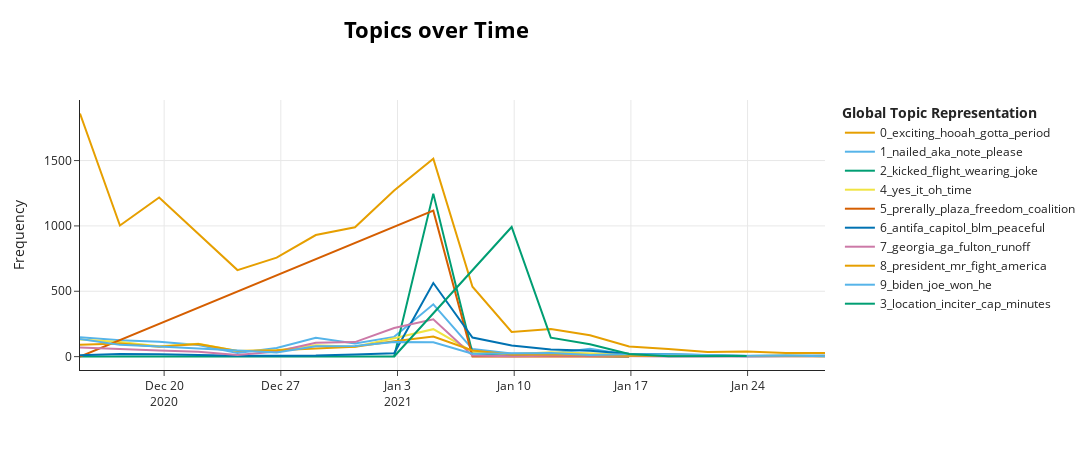

The notebook cell this image was saved under:
### Code cell
fig = topic_model.visualize_topics_over_time(topics_over_time, top_n_topics=10)
fig

### Figure 1 — Plotly figure (JSON) as saved in the notebook; plotly's stock layout.template omitted (floating-point values rounded to 4 significant figures)
{"data": [{"hoverinfo": "text", "hovertext": ["<b>Topic 0</b><br>Words: exciting, hooah, gotta, period, imagine", "<b>Topic 0</b><br>Words: cou, exciting, hooah, gotta, period", "<b>Topic 0</b><br>Words: hooah, period, exciting, gotta, imagine", "<b>Topic 0</b><br>Words: exciting, hooah, gotta, period, imagine", "<b>Topic 0</b><br>Words: exciting, hooah, gotta, period, imagine", "<b>Topic 0</b><br>Words: exciting, hooah, gotta, period, imagine", "<b>Topic 0</b><br>Words: exciting, hooah, gotta, period, imagine", "<b>Topic 0</b><br>Words: exciting, gotta, most, hooah, period", "<b>Topic 0</b><br>Words: exciting, hooah, gotta, period, imagine", "<b>Topic 0</b><br>Words: exciting, hooah, gotta, period, imagine", "<b>Topic 0</b><br>Words: imagine, exciting, hooah, gotta, period", "<b>Topic 0</b><br>Words: you, exciting, hooah, gotta, period", "<b>Topic 0</b><br>Words: exciting, hooah, gotta, period, imagine", "<b>Topic 0</b><br>Words: exciting, hooah, gotta, period, imagine", "<b>Topic 0</b><br>Words: exciting, hooah, gotta, period, imagine", "<b>Topic 0</b><br>Words: exciting, hooah, gotta, period, imagine", "<b>Topic 0</b><br>Words: exciting, hooah, gotta, period, imagine", "<b>Topic 0</b><br>Words: exciting, hooah, gotta, period, imagine", "<b>Topic 0</b><br>Words: exciting, hooah, gotta, period, imagine", "<b>Topic 0</b><br>Words: exciting, hooah, gotta, period, imagine"], "marker": {"color": "#E69F00"}, "mode": "lines", "name": "0_exciting_hooah_gotta_period", "type": "scatter", "x": ["2020-12-14T22:52:41.798000", "2020-12-17T08:23:52.100000", "2020-12-19T16:47:22.200000", "2020-12-22T01:10:52.300000", "2020-12-24T09:34:22.400000", "2020-12-26T17:57:52.500000", "2020-12-29T02:21:22.600000", "2020-12-31T10:44:52.700000", "2021-01-02T19:08:22.800000", "2021-01-05T03:31:52.900000", "2021-01-07T11:55:23", "2021-01-09T20:18:53.100000", "2021-01-12T04:42:23.200000", "2021-01-14T13:05:53.300000", "2021-01-16T21:29:23.400000", "2021-01-19T05:52:53.500000", "2021-01-21T14:16:23.600000", "2021-01-23T22:39:53.700000", "2021-01-26T07:03:23.800000", "2021-01-28T15:26:53.900000"], "y": [1860, 1003, 1217, 942, 662, 757, 930, 990, 1271, 1514, 535, 189, 212, 163, 78, 58, 36, 39, 28, 27]}, {"hoverinfo": "text", "hovertext": ["<b>Topic 1</b><br>Words: nailed, aka, note, please, it", "<b>Topic 1</b><br>Words: nailed, aka, note, it, please", "<b>Topic 1</b><br>Words: nailed, aka, note, please, it", "<b>Topic 1</b><br>Words: note, nailed, aka, please, it", "<b>Topic 1</b><br>Words: nailed, aka, note, please, it", "<b>Topic 1</b><br>Words: nailed, aka, note, please, it", "<b>Topic 1</b><br>Words: nailed, aka, note, please, it", "<b>Topic 1</b><br>Words: aka, please, nailed, note, it", "<b>Topic 1</b><br>Words: nailed, aka, note, please, it", "<b>Topic 1</b><br>Words: nailed, aka, note, please, it", "<b>Topic 1</b><br>Words: nailed, aka, note, please, it", "<b>Topic 1</b><br>Words: nailed, aka, note, please, it", "<b>Topic 1</b><br>Words: nailed, aka, note, please, it", "<b>Topic 1</b><br>Words: nailed, aka, note, please, it", "<b>Topic 1</b><br>Words: nailed, aka, note, please, it", "<b>Topic 1</b><br>Words: nailed, aka, note, please, it", "<b>Topic 1</b><br>Words: nailed, aka, note, please, it", "<b>Topic 1</b><br>Words: nailed, aka, note, please, it", "<b>Topic 1</b><br>Words: nailed, aka, note, please, it", "<b>Topic 1</b><br>Words: nailed, aka, note, please, it"], "marker": {"color": "#56B4E9"}, "mode": "lines", "name": "1_nailed_aka_note_please", "type": "scatter", "x": ["2020-12-14T22:52:41.798000", "2020-12-17T08:23:52.100000", "2020-12-19T16:47:22.200000", "2020-12-22T01:10:52.300000", "2020-12-24T09:34:22.400000", "2020-12-26T17:57:52.500000", "2020-12-29T02:21:22.600000", "2020-12-31T10:44:52.700000", "2021-01-02T19:08:22.800000", "2021-01-05T03:31:52.900000", "2021-01-07T11:55:23", "2021-01-09T20:18:53.100000", "2021-01-12T04:42:23.200000", "2021-01-14T13:05:53.300000", "2021-01-16T21:29:23.400000", "2021-01-19T05:52:53.500000", "2021-01-21T14:16:23.600000", "2021-01-23T22:39:53.700000", "2021-01-26T07:03:23.800000", "2021-01-28T15:26:53.900000"], "y": [149, 125, 114, 89, 28, 66, 145, 101, 151, 400, 58, 24, 24, 61, 15, 7, 10, 1, 5, 6]}, {"hoverinfo": "text", "hovertext": ["<b>Topic 2</b><br>Words: carefree, nomask, endangers, hospital, melania", "<b>Topic 2</b><br>Words: scoffs, masks, weeks, still, kicked", "<b>Topic 2</b><br>Words: epstein, assume, owns, plane, either", "<b>Topic 2</b><br>Words: kicked, flight, wearing, joke, mask", "<b>Topic 2</b><br>Words: kicked, flight, wearing, joke, mask", "<b>Topic 2</b><br>Words: kicked, flight, wearing, joke, mask", "<b>Topic 2</b><br>Words: flight, mask, entry, kicked, wearing", "<b>Topic 2</b><br>Words: kicked, flight, wearing, joke, mask"], "marker": {"color": "#009E73"}, "mode": "lines", "name": "2_kicked_flight_wearing_joke", "type": "scatter", "x": ["2020-12-14T22:52:41.798000", "2020-12-31T10:44:52.700000", "2021-01-02T19:08:22.800000", "2021-01-05T03:31:52.900000", "2021-01-07T11:55:23", "2021-01-09T20:18:53.100000", "2021-01-14T13:05:53.300000", "2021-01-16T21:29:23.400000"], "y": [1, 1, 1, 1247, 25, 10, 2, 1]}, {"hoverinfo": "text", "hovertext": ["<b>Topic 4</b><br>Words: yes, true, oh, hope, no", "<b>Topic 4</b><br>Words: true, hope, yes, oh, it", "<b>Topic 4</b><br>Words: makes, stomach, me, question, let", "<b>Topic 4</b><br>Words: yes, yay, yeah, fail, it", "<b>Topic 4</b><br>Words: true, accurate, exactly, indeed, vocabulary", "<b>Topic 4</b><br>Words: didnt, corn, yeah, oh, pop", "<b>Topic 4</b><br>Words: yes, oh, time, itkiss, it", "<b>Topic 4</b><br>Words: yes, gosh, didnt, hell, there", "<b>Topic 4</b><br>Words: yes, yeah, hell, we, get", "<b>Topic 4</b><br>Words: time, it, yes, this, here", "<b>Topic 4</b><br>Words: hmmm, realize, weirder, thisisourhill, masterful", "<b>Topic 4</b><br>Words: wellhere, migrated, pelotons, cracking, assisted", "<b>Topic 4</b><br>Words: yep, now, remove, sweethea, oh", "<b>Topic 4</b><br>Words: accurate, twice, hahahahahahahahahahahahaha, camels, pointed", "<b>Topic 4</b><br>Words: fuck, aaaaaaaaaaarrrrrrggggghhhhhhhh, fuckity, true, ck", "<b>Topic 4</b><br>Words: something, mayo, ah, pieces, lets", "<b>Topic 4</b><br>Words: ok, fucken, tables, unity, say", "<b>Topic 4</b><br>Words: sow, hmmm, fail, prove, chance", "<b>Topic 4</b><br>Words: eeeet, appealing, oh, wee, worked", "<b>Topic 4</b><br>Words: halt, bitch, oh, still, here"], "marker": {"color": "#F0E442"}, "mode": "lines", "name": "4_yes_it_oh_time", "type": "scatter", "x": ["2020-12-14T22:52:41.798000", "2020-12-17T08:23:52.100000", "2020-12-19T16:47:22.200000", "2020-12-22T01:10:52.300000", "2020-12-24T09:34:22.400000", "2020-12-26T17:57:52.500000", "2020-12-29T02:21:22.600000", "2020-12-31T10:44:52.700000", "2021-01-02T19:08:22.800000", "2021-01-05T03:31:52.900000", "2021-01-07T11:55:23", "2021-01-09T20:18:53.100000", "2021-01-12T04:42:23.200000", "2021-01-14T13:05:53.300000", "2021-01-16T21:29:23.400000", "2021-01-19T05:52:53.500000", "2021-01-21T14:16:23.600000", "2021-01-23T22:39:53.700000", "2021-01-26T07:03:23.800000", "2021-01-28T15:26:53.900000"], "y": [132, 111, 79, 99, 43, 48, 88, 76, 141, 210, 38, 19, 33, 26, 21, 9, 9, 5, 9, 3]}, {"hoverinfo": "text", "hovertext": ["<b>Topic 5</b><br>Words: prerally, plaza, flanked, hyenas, cobras", "<b>Topic 5</b><br>Words: prerally, plaza, freedom, coalition, live", "<b>Topic 5</b><br>Words: prerally, plaza, freedom, coalition, live", "<b>Topic 5</b><br>Words: prerally, plaza, freedom, plse, resuling", "<b>Topic 5</b><br>Words: prerally, plaza, freedom, coalition, live", "<b>Topic 5</b><br>Words: prerally, plaza, freedom, coalition, live", "<b>Topic 5</b><br>Words: prerally, plaza, freedom, coalition, live"], "marker": {"color": "#D55E00"}, "mode": "lines", "name": "5_prerally_plaza_freedom_coalition", "type": "scatter", "x": ["2020-12-14T22:52:41.798000", "2021-01-05T03:31:52.900000", "2021-01-07T11:55:23", "2021-01-09T20:18:53.100000", "2021-01-12T04:42:23.200000", "2021-01-14T13:05:53.300000", "2021-01-16T21:29:23.400000"], "y": [1, 1117, 1, 1, 1, 1, 1]}, {"hoverinfo": "text", "hovertext": ["<b>Topic 6</b><br>Words: antifa, paicular, blm, disinformation, balderdash", "<b>Topic 6</b><br>Words: riots, worry, perveed, outed, affecting", "<b>Topic 6</b><br>Words: pitchforks, torches, storm, oregon, aliyah", "<b>Topic 6</b><br>Words: obsessed, wit, protest, left, surrounded", "<b>Topic 6</b><br>Words: imprisoned, feeling, wreaks, proggies, spousal", "<b>Topic 6</b><br>Words: defund, bodycam, accidentally, zombies, kkk", "<b>Topic 6</b><br>Words: cities, vaccinate, federalism, federal, handling", "<b>Topic 6</b><br>Words: negro, mlk, antifa, memo, effective", "<b>Topic 6</b><br>Words: antifa, blm, rioters, peaceful, sanctuary", "<b>Topic 6</b><br>Words: antifa, blm, capitol, peaceful, violence", "<b>Topic 6</b><br>Words: antifa, capitol, police, blm, was", "<b>Topic 6</b><br>Words: antifa, riot, capitol, police, was", "<b>Topic 6</b><br>Words: antifa, capitol, was, suppoers, terrorist", "<b>Topic 6</b><br>Words: riot, antifa, capitol, terrorist, riots", "<b>Topic 6</b><br>Words: waterfront, intimidate, park, basically, domestic", "<b>Topic 6</b><br>Words: summoned, coordinated, storm, capitol, his", "<b>Topic 6</b><br>Words: riot, fear, antifa, incite, keeping", "<b>Topic 6</b><br>Words: tipped, associate, chants, streamed, during", "<b>Topic 6</b><br>Words: riot, crash, adding, looting, riots", "<b>Topic 6</b><br>Words: riot, mob, leadup, jenkins, fancelli"], "marker": {"color": "#0072B2"}, "mode": "lines", "name": "6_antifa_capitol_blm_peaceful", "type": "scatter", "x": ["2020-12-14T22:52:41.798000", "2020-12-17T08:23:52.100000", "2020-12-19T16:47:22.200000", "2020-12-22T01:10:52.300000", "2020-12-24T09:34:22.400000", "2020-12-26T17:57:52.500000", "2020-12-29T02:21:22.600000", "2020-12-31T10:44:52.700000", "2021-01-02T19:08:22.800000", "2021-01-05T03:31:52.900000", "2021-01-07T11:55:23", "2021-01-09T20:18:53.100000", "2021-01-12T04:42:23.200000", "2021-01-14T13:05:53.300000", "2021-01-16T21:29:23.400000", "2021-01-19T05:52:53.500000", "2021-01-21T14:16:23.600000", "2021-01-23T22:39:53.700000", "2021-01-26T07:03:23.800000", "2021-01-28T15:26:53.900000"], "y": [10, 21, 18, 11, 6, 7, 8, 17, 25, 563, 146, 86, 55, 45, 22, 18, 12, 4, 7, 6]}, {"hoverinfo": "text", "hovertext": ["<b>Topic 7</b><br>Words: georgia, ga, fulton, writing, name", "<b>Topic 7</b><br>Words: georgia, ga, runoff, vote, terminated", "<b>Topic 7</b><br>Words: ga, boycott, georgia, runoff, column", "<b>Topic 7</b><br>Words: georgia, ga, boycott, runoff, committee", "<b>Topic 7</b><br>Words: georgia, ga, hearing, senate, catches", "<b>Topic 7</b><br>Words: georgia, ga, coordinated, list, add", "<b>Topic 7</b><br>Words: georgia, ga, fulton, runoff, county", "<b>Topic 7</b><br>Words: georgia, ga, fulton, pulitzer, jovan", "<b>Topic 7</b><br>Words: georgia, ga, boycott, runoff, fulton", "<b>Topic 7</b><br>Words: georgia, ga, county, vote, fulton", "<b>Topic 7</b><br>Words: georgia, loeffler, rebuts, jobbed, chickens", "<b>Topic 7</b><br>Words: cockamamie, noexcuse, balloting, schemes, reform", "<b>Topic 7</b><br>Words: georgia, ga, sense, ag, 3700", "<b>Topic 7</b><br>Words: discussing, bombshell, fulton, caught, stealing", "<b>Topic 7</b><br>Words: discussing, bombshell, fulton, caught, stealing", "<b>Topic 7</b><br>Words: townhall, gerrymandering, friday, date, save", "<b>Topic 7</b><br>Words: townhall, gerrymandering, friday, date, save", "<b>Topic 7</b><br>Words: fr, addressed, closer, adjudicated, proving"], "marker": {"color": "#CC79A7"}, "mode": "lines", "name": "7_georgia_ga_fulton_runoff", "type": "scatter", "x": ["2020-12-14T22:52:41.798000", "2020-12-17T08:23:52.100000", "2020-12-19T16:47:22.200000", "2020-12-22T01:10:52.300000", "2020-12-24T09:34:22.400000", "2020-12-26T17:57:52.500000", "2020-12-29T02:21:22.600000", "2020-12-31T10:44:52.700000", "2021-01-02T19:08:22.800000", "2021-01-05T03:31:52.900000", "2021-01-07T11:55:23", "2021-01-09T20:18:53.100000", "2021-01-12T04:42:23.200000", "2021-01-14T13:05:53.300000", "2021-01-16T21:29:23.400000", "2021-01-19T05:52:53.500000", "2021-01-21T14:16:23.600000", "2021-01-28T15:26:53.900000"], "y": [69, 55, 46, 38, 13, 39, 106, 111, 219, 285, 9, 2, 7, 6, 2, 1, 1, 2]}, {"hoverinfo": "text", "hovertext": ["<b>Topic 8</b><br>Words: president, america, mr, country, fight", "<b>Topic 8</b><br>Words: president, america, fight, mr, best", "<b>Topic 8</b><br>Words: fight, president, america, save, mr", "<b>Topic 8</b><br>Words: president, fight, mr, for, america", "<b>Topic 8</b><br>Words: elected, president, legitimately, mr, works", "<b>Topic 8</b><br>Words: president, fight, stabbing, rhinos, years", "<b>Topic 8</b><br>Words: mr, president, country, years, fight", "<b>Topic 8</b><br>Words: president, fight, country, mr, you", "<b>Topic 8</b><br>Words: president, country, mr, fight, america", "<b>Topic 8</b><br>Words: president, country, america, save, mr", "<b>Topic 8</b><br>Words: president, best, greatest, country, love", "<b>Topic 8</b><br>Words: best, ever, president, administration, mr", "<b>Topic 8</b><br>Words: echoshare, president, greenland, america, type", "<b>Topic 8</b><br>Words: better, foolishly, kassam, tanned, thunder", "<b>Topic 8</b><br>Words: concentration, saving, celebration, brand, camp", "<b>Topic 8</b><br>Words: elated, 51, prosperity, hits, rating", "<b>Topic 8</b><br>Words: luxury, command, deserves, lifetime, loyal", "<b>Topic 8</b><br>Words: former, office, vision, president, pompeo", "<b>Topic 8</b><br>Words: farewell, interested, living, run, under", "<b>Topic 8</b><br>Words: sandi, kissinger, squeezed, nixon, grifting"], "marker": {"color": "#E69F00"}, "mode": "lines", "name": "8_president_mr_fight_america", "type": "scatter", "x": ["2020-12-14T22:52:41.798000", "2020-12-17T08:23:52.100000", "2020-12-19T16:47:22.200000", "2020-12-22T01:10:52.300000", "2020-12-24T09:34:22.400000", "2020-12-26T17:57:52.500000", "2020-12-29T02:21:22.600000", "2020-12-31T10:44:52.700000", "2021-01-02T19:08:22.800000", "2021-01-05T03:31:52.900000", "2021-01-07T11:55:23", "2021-01-09T20:18:53.100000", "2021-01-12T04:42:23.200000", "2021-01-14T13:05:53.300000", "2021-01-16T21:29:23.400000", "2021-01-19T05:52:53.500000", "2021-01-21T14:16:23.600000", "2021-01-23T22:39:53.700000", "2021-01-26T07:03:23.800000", "2021-01-28T15:26:53.900000"], "y": [91, 100, 76, 97, 43, 49, 62, 76, 118, 154, 47, 17, 19, 11, 7, 6, 6, 6, 3, 3]}, {"hoverinfo": "text", "hovertext": ["<b>Topic 9</b><br>Words: biden, joe, he, won, his", "<b>Topic 9</b><br>Words: biden, joe, he, hunter, won", "<b>Topic 9</b><br>Words: biden, counties, joe, won, 477", "<b>Topic 9</b><br>Words: biden, joe, counties, hides, he", "<b>Topic 9</b><br>Words: biden, joe, cheated, he, won", "<b>Topic 9</b><br>Words: biden, joe, million, won, votes", "<b>Topic 9</b><br>Words: biden, joe, votes, he, won", "<b>Topic 9</b><br>Words: biden, joe, 80, he, won", "<b>Topic 9</b><br>Words: biden, joe, cheated, won, win", "<b>Topic 9</b><br>Words: biden, joe, won, he, cheated", "<b>Topic 9</b><br>Words: biden, joe, he, gear, enough", "<b>Topic 9</b><br>Words: biden, joe, countryafter, voterwhile, berniegreen", "<b>Topic 9</b><br>Words: biden, joe, won, cheated, illegitimate", "<b>Topic 9</b><br>Words: biden, joe, dollar, swear, irregularities", "<b>Topic 9</b><br>Words: biden, joe, secret, margin, would", "<b>Topic 9</b><br>Words: biden, joe, 274, imposed, holders", "<b>Topic 9</b><br>Words: biden, erection, joe, reliable, sources", "<b>Topic 9</b><br>Words: biden, unchanged, joe, catering, pipeline", "<b>Topic 9</b><br>Words: biden, sheffield, vid, united, popular", "<b>Topic 9</b><br>Words: joe, musical, yeahrightjoe, depoation, tribute"], "marker": {"color": "#56B4E9"}, "mode": "lines", "name": "9_biden_joe_won_he", "type": "scatter", "x": ["2020-12-14T22:52:41.798000", "2020-12-17T08:23:52.100000", "2020-12-19T16:47:22.200000", "2020-12-22T01:10:52.300000", "2020-12-24T09:34:22.400000", "2020-12-26T17:57:52.500000", "2020-12-29T02:21:22.600000", "2020-12-31T10:44:52.700000", "2021-01-02T19:08:22.800000", "2021-01-05T03:31:52.900000", "2021-01-07T11:55:23", "2021-01-09T20:18:53.100000", "2021-01-12T04:42:23.200000", "2021-01-14T13:05:53.300000", "2021-01-16T21:29:23.400000", "2021-01-19T05:52:53.500000", "2021-01-21T14:16:23.600000", "2021-01-23T22:39:53.700000", "2021-01-26T07:03:23.800000", "2021-01-28T15:26:53.900000"], "y": [134, 90, 77, 61, 45, 32, 80, 82, 112, 110, 22, 23, 27, 12, 19, 18, 14, 6, 9, 3]}, {"hoverinfo": "text", "hovertext": ["<b>Topic 3</b><br>Words: location, inciter, cap, minutes, tweeted", "<b>Topic 3</b><br>Words: location, cap, inciter, minutes, tweeted", "<b>Topic 3</b><br>Words: cap, location, inciter, minutes, tweeted", "<b>Topic 3</b><br>Words: location, inciter, tweeted, three, nancy", "<b>Topic 3</b><br>Words: location, inciter, tweeted, cap, three", "<b>Topic 3</b><br>Words: cap, location, inciter, minutes, tweeted", "<b>Topic 3</b><br>Words: cap, location, inciter, minutes, tweeted"], "marker": {"color": "#009E73"}, "mode": "lines", "name": "3_location_inciter_cap_minutes", "type": "scatter", "x": ["2021-01-02T19:08:22.800000", "2021-01-09T20:18:53.100000", "2021-01-12T04:42:23.200000", "2021-01-14T13:05:53.300000", "2021-01-16T21:29:23.400000", "2021-01-19T05:52:53.500000", "2021-01-23T22:39:53.700000"], "y": [1, 992, 145, 95, 21, 3, 4]}], "layout": {"height": 450, "hoverlabel": {"bgcolor": "white", "font": {"family": "Rockwell", "size": 16}}, "legend": {"title": {"text": "<b>Global Topic Representation"}}, "title": {"font": {"color": "Black", "size": 22}, "text": "<b>Topics over Time", "x": 0.4, "xanchor": "center", "y": 0.95, "yanchor": "top"}, "width": 1250, "xaxis": {"showgrid": true}, "yaxis": {"showgrid": true, "title": {"text": "Frequency"}}}}
